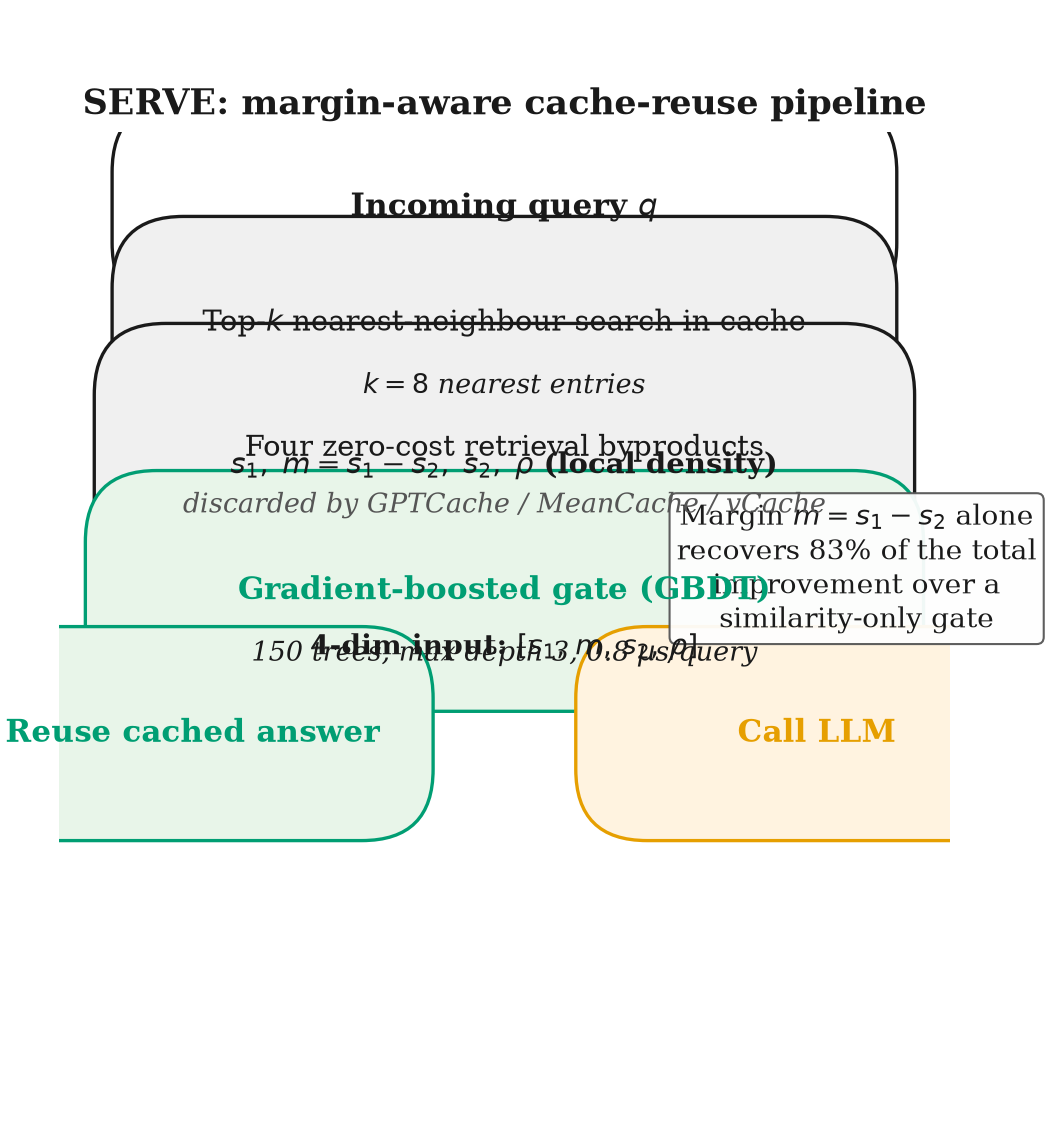

Write the Python code that produced this figure.
"""
fig1_mechanism.py -- SERVE caching pipeline with margin-aware gate.

Single \\columnwidth schematic figure illustrating how SERVE intercepts a query,
performs a top-k nearest-neighbour lookup in the cache, extracts four features
(s1, m, s2, local density rho) as zero-cost byproducts, and feeds them to a
gradient-boosted gate that decides between reuse and LLM call.
"""

import os
import matplotlib

matplotlib.use("Agg")
import matplotlib.pyplot as plt
import matplotlib.patches as mpatches
from matplotlib.patches import FancyBboxPatch, FancyArrowPatch

COLUMN_WIDTH_IN = 3.5       # EVIDENCE.md Figure candidates section; _style.py

COLORS = {
    "serve":  "#009E73",
    "fixed":  "#E69F00",
    "chance": "#555555",
}

INK = "#1a1a1a"

plt.rcParams.update({
    "font.size": 8,
    "axes.titlesize": 8,
    "axes.labelsize": 8,
    "xtick.labelsize": 7,
    "ytick.labelsize": 7,
    "legend.fontsize": 7,
    "font.family": "serif",
    "axes.linewidth": 0.6,
    "xtick.major.width": 0.6,
    "ytick.major.width": 0.6,
    "lines.linewidth": 1.4,
    "lines.markersize": 4.5,
    "axes.grid": False,
    "legend.frameon": False,
    "savefig.dpi": 300,
    "pdf.fonttype": 42,
    "ps.fonttype": 42,
})


def draw_box(ax, x, y, w, h, text, color=INK, fill="#f7f7f7", fontsize=7.5,
             textcolor=INK, bold=False, subtext=None, subtext_color=INK):
    """Draw a rounded box with optional subtext."""
    box = FancyBboxPatch((x - w / 2, y - h / 2), w, h,
                         boxstyle="round,pad=0.08",
                         facecolor=fill, edgecolor=color, linewidth=0.8,
                         zorder=3)
    ax.add_patch(box)
    weight = "bold" if bold else "normal"
    ax.text(x, y, text, ha="center", va="center", fontsize=fontsize,
            color=textcolor, fontweight=weight, zorder=4)
    if subtext is not None:
        ax.text(x, y - 0.055, subtext, ha="center", va="top", fontsize=6.5,
                color=subtext_color, style="italic", zorder=4)


def draw_arrow(ax, x1, y1, x2, y2, color=INK, lw=1.0, zorder=2):
    """Draw a downward arrow from (x1,y1) to (x2,y2)."""
    arrow = FancyArrowPatch((x1, y1), (x2, y2),
                            arrowstyle="-|>", mutation_scale=10,
                            lw=lw, color=color, zorder=zorder,
                            shrinkA=0, shrinkB=0.5)
    ax.add_patch(arrow)


def draw_split_arrow(ax, x_center, y_top, y_bottom, x_left, x_right,
                     color_left=COLORS["serve"], color_right=COLORS["fixed"]):
    """Draw a split: center -> left (reuse) and center -> right (LLM)."""
    ax.plot([x_center, x_left], [y_top, y_bottom], color=color_left, lw=1.1,
            zorder=2, solid_capstyle="round")
    ax.plot([x_center, x_right], [y_top, y_bottom], color=color_right, lw=1.1,
            zorder=2, solid_capstyle="round")


def build_figure():
    fig, ax = plt.subplots(figsize=(COLUMN_WIDTH_IN, 3.8))
    ax.set_xlim(0, 1)
    ax.set_ylim(0, 1)
    ax.axis("off")
    ax.set_aspect("equal")

    cx = 0.5
    y_positions = [
        0.915,   # query
        0.785,   # top-k NN
        0.645,   # features
        0.485,   # gate
        0.325,   # decision (reuse / LLM)
    ]

    # Box dimensions
    bw_main = 0.72
    bh = 0.08

    # ------ 1. Query ------
    draw_box(ax, cx, y_positions[0], bw_main, bh,
             "Incoming query $q$", color=INK, fill="#ffffff",
             bold=True, fontsize=7.5)

    draw_arrow(ax, cx, y_positions[0] - bh / 2, cx, y_positions[1] + bh / 2)

    # ------ 2. Top-k NN Search ------
    draw_box(ax, cx, y_positions[1], bw_main, bh,
             "Top-$k$ nearest-neighbour search in cache",
             color=INK, fill="#f0f0f0", fontsize=7.0,
             subtext="$k = 8$ nearest entries")                       # E1

    draw_arrow(ax, cx, y_positions[1] - bh / 2, cx, y_positions[2] + bh / 2)

    # ------ 3. Feature extraction ------
    draw_box(ax, cx, y_positions[2], bw_main + 0.04, bh + 0.04,
             "Four zero-cost retrieval byproducts",
             color=INK, fill="#f0f0f0", fontsize=7.0)
    ax.text(cx, y_positions[2] - 0.02,
            "$s_1,\\; m = s_1 - s_2,\\; s_2,\\; \\rho$ (local density)",
            ha="center", va="center", fontsize=7.0, color=INK, zorder=4,
            fontweight="bold")
    ax.text(cx, y_positions[2] - 0.064,
            "discarded by GPTCache / MeanCache / vCache",            # E15
            ha="center", va="center", fontsize=6.5, color=COLORS["chance"],
            style="italic", zorder=4)

    draw_arrow(ax, cx, y_positions[2] - (bh + 0.04) / 2,
               cx, y_positions[3] + bh / 2)

    # ------ 4. Gradient-Boosted Gate ------
    # Slightly wider and taller box with SERVE green border
    draw_box(ax, cx, y_positions[3], bw_main + 0.06, bh + 0.03,
             "Gradient-boosted gate (GBDT)",
             color=COLORS["serve"], fill="#e8f5e9", fontsize=7.5,
             textcolor=COLORS["serve"], bold=True,
             subtext="150 trees, max depth 3, 0.8 $\\mu$s/query")    # E1, E5

    # Gate detail annotation
    ax.text(cx, y_positions[3] - 0.063,
            "4-dim input: $[s_1,\\, m,\\, s_2,\\, \\rho]$",
            ha="center", va="center", fontsize=6.8, color=INK, zorder=4,
            fontweight="bold")

    # ------ 5. Decision split ------
    left_x = cx - 0.35
    right_x = cx + 0.35

    draw_split_arrow(ax, cx, y_positions[3] - (bh + 0.03) / 2,
                     y_positions[4] + bh / 2 + 0.02, left_x, right_x)

    draw_box(ax, left_x, y_positions[4], 0.38, bh,
             "Reuse cached answer",
             color=COLORS["serve"], fill="#e8f5e9", fontsize=7.5,
             textcolor=COLORS["serve"], bold=True)
    draw_box(ax, right_x, y_positions[4], 0.38, bh,
             "Call LLM",
             color=COLORS["fixed"], fill="#fff3e0", fontsize=7.5,
             textcolor=COLORS["fixed"], bold=True)

    # ------ Side annotation: margin advantage ------
    ax.annotate(
        "Margin $m = s_1 - s_2$ alone\nrecovers 83% of the total\n"
        "improvement over a\nsimilarity-only gate",                  # E4
        xy=(0.895, 0.51), fontsize=6.8, color=INK,
        ha="center", va="center",
        bbox=dict(boxstyle="round,pad=0.25", facecolor="#fefefe",
                  edgecolor=COLORS["chance"], linewidth=0.5, alpha=0.95),
    )

    # Connecting line from feature box to annotation
    ax.plot([0.85, 0.895], [y_positions[2], 0.56], color=COLORS["chance"],
            lw=0.5, linestyle="--", zorder=1)

    # ------ Title ------
    ax.text(cx, 1.01, "SERVE: margin-aware cache-reuse pipeline",
            ha="center", va="bottom", fontsize=8.5, color=INK, fontweight="bold",
            zorder=5)

    return fig


HERE = os.path.dirname(os.path.abspath(__file__))

if __name__ == "__main__":
    fig = build_figure()
    fig.tight_layout(pad=0.2)
    fig.savefig(os.path.join(HERE, "fig1_mechanism.pdf"), bbox_inches=None)
    plt.close(fig)

    fig_png = build_figure()
    fig_png.tight_layout(pad=0.2)
    fig_png.savefig(os.path.join(HERE, "fig1_mechanism.png"), dpi=300,
                    bbox_inches=None)
    plt.close(fig_png)

    print("Saved fig1_mechanism.pdf and fig1_mechanism.png")
